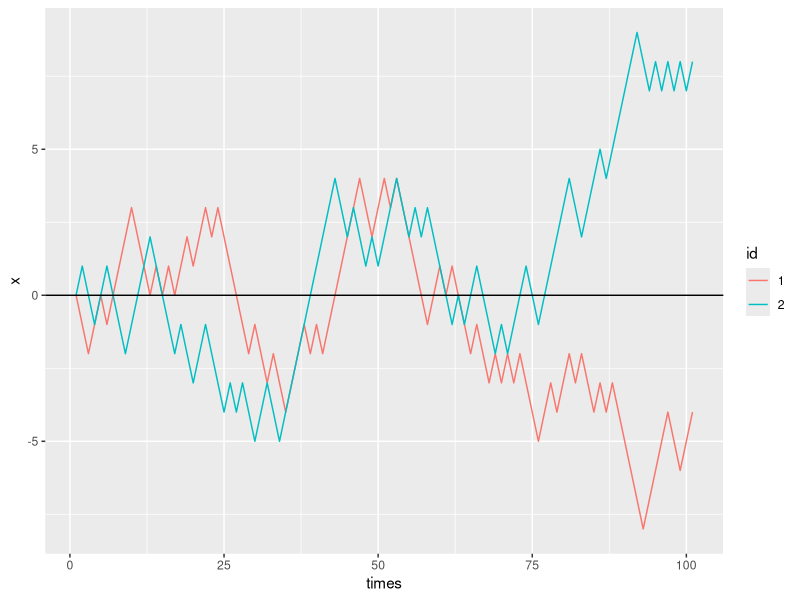
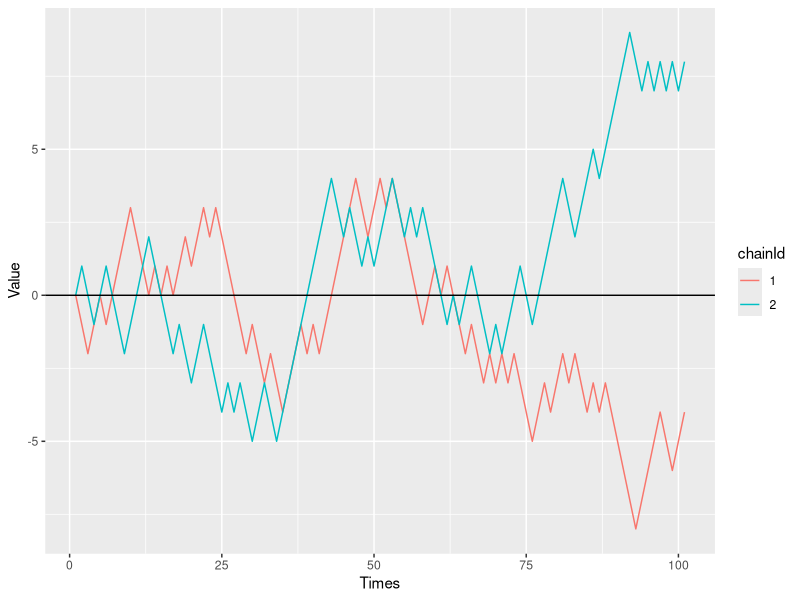

The R source for these figures, in order:
##### 代码形式 #####
## 绘制若干条长度为L的随机游走链
p.length = 100
p.prob = 0.5
p.num = 2
p.seed = 1

# 生成数据
set.seed(p.seed)
savelist = list()
for(i in 1:p.num){
  ei = rbinom(p.length,1,p.prob)*2 - 1
  xi = c(0,cumsum(ei))
  savelist[[i]] = data.frame("times" = 1:(p.length+1),
                             "x" = xi,
                             "id" = i)
}
dtplot = do.call(rbind,savelist)
dtplot$id = factor(dtplot$id)


# 绘图
library(ggplot2)
p = ggplot(dtplot,aes(x = times,y = x,group = id,color = id))+
  geom_line()+
  geom_abline(intercept = 0,slope = 0)
plot(p)





##### 封装成函数后 #####

gene.chain = function(p.length,p.prob,p.num,p.seed = 1){
  set.seed(p.seed)
  savelist = list()
  for(i in 1:p.num){

    ei = rbinom(p.length,1,p.prob)*2 - 1
    xi = c(0,cumsum(ei))
    savelist[[i]] = data.frame("Times" = 1:(p.length+1),
                               "Value" = xi,
                               "chainId" = i)
  }
  dtplot = do.call(rbind,savelist)
  dtplot$chainId = factor(dtplot$chainId)
  return(dtplot)
}


plot.chain = function(dtplot){
  library(ggplot2)
  p = ggplot(dtplot,aes(x = Times,y = Value,group = chainId,color = chainId))+
    geom_line()+
    geom_abline(intercept = 0,slope = 0)+geom_abline(slope = 0,intercept = -20,col = 2)
  return(p)
}


main = function(p.length,p.prob,p.num,p.seed = 1){
  dt.plot = gene.chain(p.length,p.prob,p.num,p.seed)
  toplot = plot.chain(dt.plot)
  plot(toplot)
}

main(100,0.5,2,1)